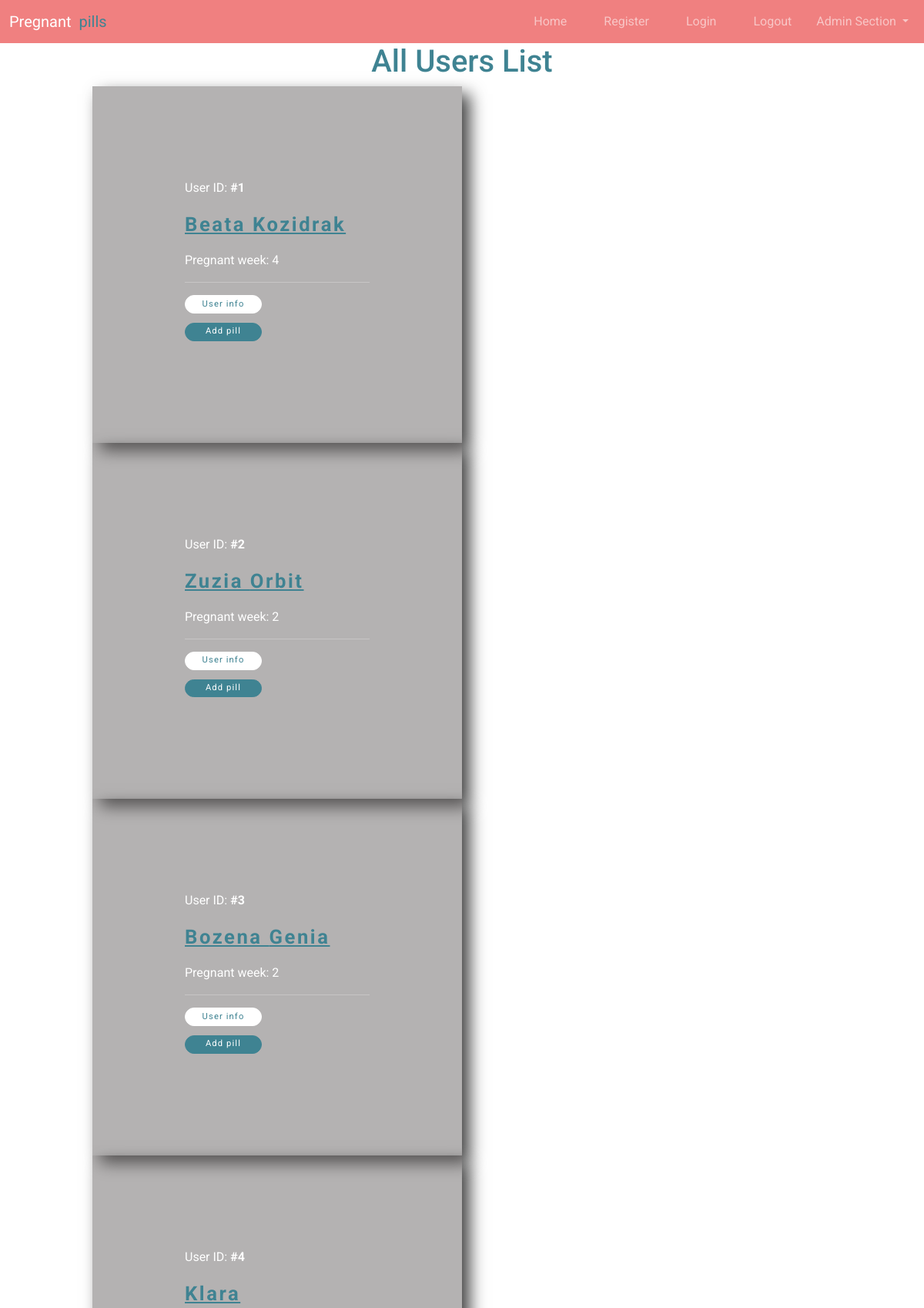
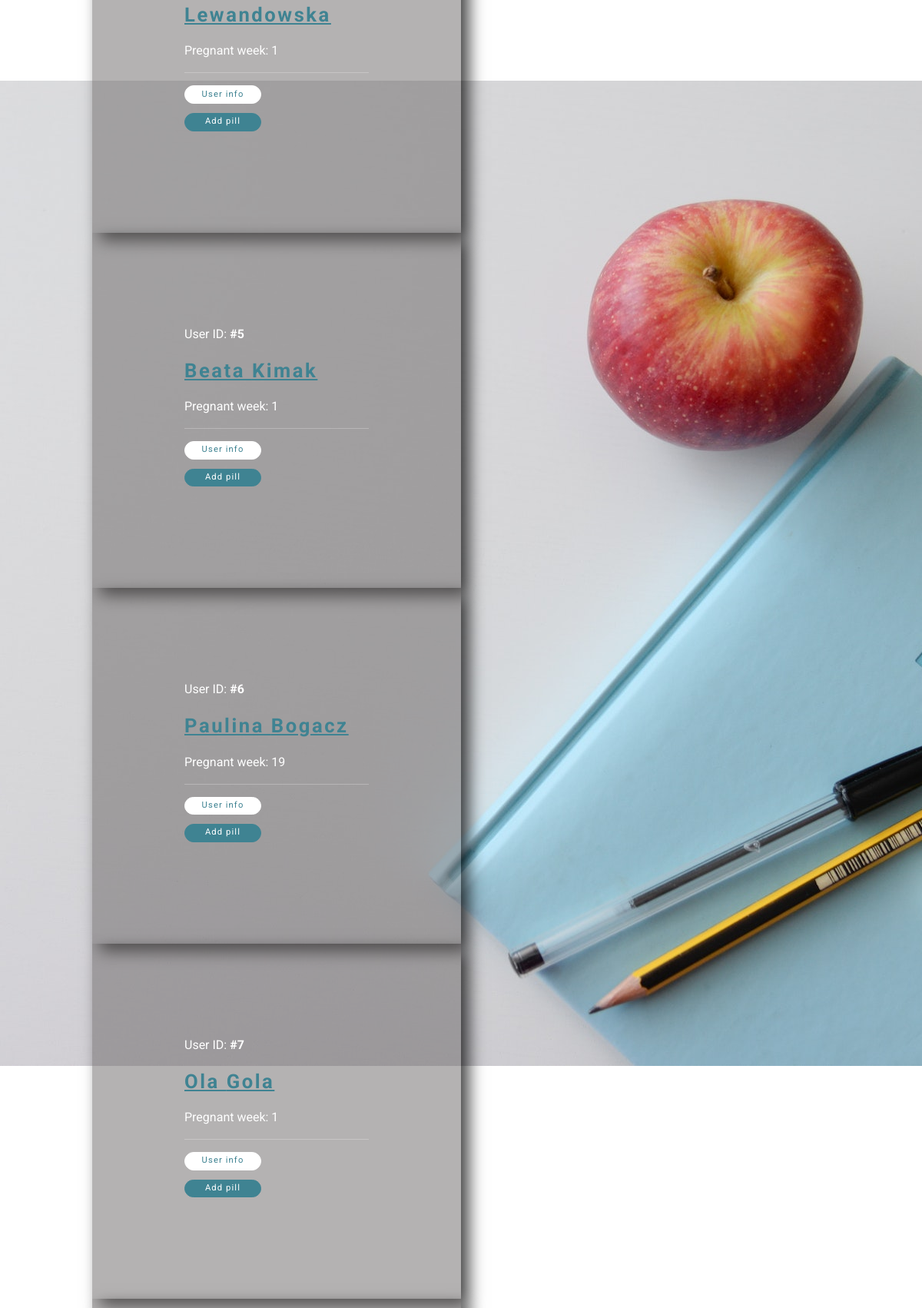
/pregnant-user/all_users (upper part), run on the app's committed database (2 pictures, top to bottom).
### pregnant_pills_app/models.py (models this page shows, shortened)
class User(UserMixin,db.Model):
    __tablename__ = 'users'
    __table_args__ = {'extend_existing': True}
    id = db.Column(db.Integer, primary_key=True)
    name = db.Column(db.Text, nullable=False)
    surname = db.Column(db.Text, nullable=False)
    preg_week = db.Column(db.Integer)
    email = db.Column(db.Text, nullable=False, unique=True)
    password = db.Column(db.String(100))
    pills = db.relationship('Pill', backref='user', lazy='dynamic')

### pregnant_pills_app/users/views.py (the view)
@users_blueprint.route('/all_users')
def all_users():
    users = User.query.all()
    return render_template('all_users.html', users=users)

### pregnant_pills_app/users/templates/users/all_users.html
{% extends 'base.html' %}
{% block content %}
<div class="content" id="users_list">
        <h1 class="title text-center">All Users List</h1>
        {% for user in users %}
            <div class="user" id="all_users">
                <p>User ID: <b>#{{ user.id }}</b></p>
                <b>
                    <p>
                        <a class="name_user" href="{{ url_for('users.user', user_primary_key=user.id) }}">
                        {{ user.name }} {{ user.surname }}
                        </a>
                    </p>
                </b>
                <p>Pregnant week: {{ user.preg_week }}</p>
                <hr>
                <a class="btn btn-light btn-sm btn_user_info" role="button" href="{{ url_for('users.user', user_primary_key=user.id) }}">User info</a>
                <br>
                <a class="btn btn-primary btn-sm btn_add_pill" role="button" href="{{ url_for('add_pill', user_primary_key=user.id) }}">Add pill</a>
            </div>
        {% endfor %}
    </div>
{% endblock %}

### pregnant_pills_app/templates/base.html (shortened to what this page needs)
<!doctype html>
<html lang="en">
  <head>
    <link href="https://cdn.jsdelivr.net/npm/bootstrap@5.3.0-alpha1/dist/css/bootstrap.min.css" rel="stylesheet">
    <link rel="stylesheet" href="{{ url_for('static', filename='css/style.css') }}">
    <link rel="stylesheet" href="https://pro.fontawesome.com/releases/v5.10.0/css/all.css"/>
  </head>
  <body>
    <nav id="mainNav"class="navbar navbar-expand-sm navbar-dark sticky-top">
      <div class="container-fluid">
        <a class="navbar-brand" href="{{url_for('index')}}">Pregnant <span class="pill_logo"> pills</span></a>
        <div class="collapse navbar-collapse" id="pillNav">
          <ul class="navbar-nav ms-auto">
            <li class="nav-item active px-3">
              <a class="nav-link" href="{{url_for('index')}}">Home <span class="sr-only">(current)</span></a>
            </li>
            <li class="nav-item active px-3">
              <a class="nav-link" href="{{url_for('users.register_pregnant_user')}}">Register</a>
            </li>
            <li class="nav-item active px-3">
              <a class="nav-link" href="{{url_for('users.login_pregnant_user')}}">Login</a>
            </li>
            <li class="nav-item active px-3">
              <a class="nav-link" href="{{url_for('users.logout_pregnant_user')}}">Logout</a>
            </li>
            <li class="nav-item dropdown">
              <a class="nav-link dropdown-toggle" href="#" role="button" data-bs-toggle="dropdown" aria-expanded="false">
                Admin Section
              </a>
            </li>
          </ul>
        </div>
      </div>
    </nav>
{% block content %}
{% endblock %}
  </body>
</html>

### pregnant_pills_app/static/css/style.css (style rules this page uses)
body { font-family: 'Roboto', sans-serif; }
#mainNav { background-color: lightcoral; }
.pill_logo { color:rgb(63, 131, 146); }
.content { background-image: url("../files/img/user/user.jpg"); background-repeat: no-repeat; background-attachment: fixed; background-position: center; }
.user { position: relative; padding: 10%; top: 0%; left: 10%; max-width: 40%; height: auto; background-color: rgba(106, 103, 103, 0.5); -webkit-box-shadow: 10px 10px 20px 0px rgba(0,0,0,0.75); -moz-box-shadow: 10px 10px 20px 0px rgba(0,0,0,0.75); box-shadow: 10px 10px 20px 0px rgba(0,0,0,0.75); color:white; }
#users_list { background-image: url("../files/img/list/list3.jpg"); background-repeat: no-repeat; background-attachment: fixed; background-position: center; color: rgb(63, 131, 146); }
#all_users { position: relative; padding: 10%; top: 0%; left: 10%; max-width: 40%; height: auto; background-color: rgba(106, 103, 103, 0.5); -webkit-box-shadow: 10px 10px 20px 0px rgba(0,0,0,0.75); -moz-box-shadow: 10px 10px 20px 0px rgba(0,0,0,0.75); box-shadow: 10px 10px 20px 0px rgba(0,0,0,0.75); color:white; }
.btn_user_info { transition: all 0.5s ease-in-out; font-size: 0.7em; letter-spacing: 0.1em; padding: 1%; margin-top: 0%; border-radius: 50px; background: white; color: rgb(63, 131, 146); border-color: white; width: 10%; min-width: 100px; margin-bottom: 5%; }
.btn_add_pill { transition: all 0.5s ease-in-out; font-size: 0.7em; letter-spacing: 0.1em; padding: 1%; margin-top: 0%; border-radius: 50px; background: rgb(63, 131, 146); color: white; border-color: rgb(63, 131, 146); width: 10%; min-width: 100px; margin-bottom: 5%; }
.name_user { color: rgb(63, 131, 146); font-size: 1.6em; letter-spacing: 0.1em; text-transform: capitalize; }

### data on the page
User: id "1", name "Beata", surname "Kozidrak", preg_week "4"
User: id "2", name "Zuzia", surname "Orbit", preg_week "2"
User: id "3", name "Bozena", surname "Genia", preg_week "2"
User: id "4", name "Klara", surname "Lewandowska", preg_week "1"
User: id "5", name "Beata", surname "Kimak", preg_week "1"
User: id "6", name "Paulina", surname "Bogacz", preg_week "19"
User: id "7", name "Ola", surname "Gola", preg_week "1"
